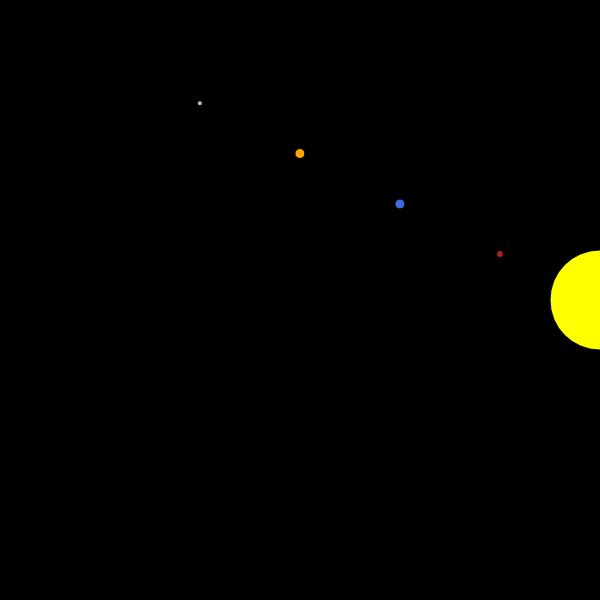
Frame 1 (no input)
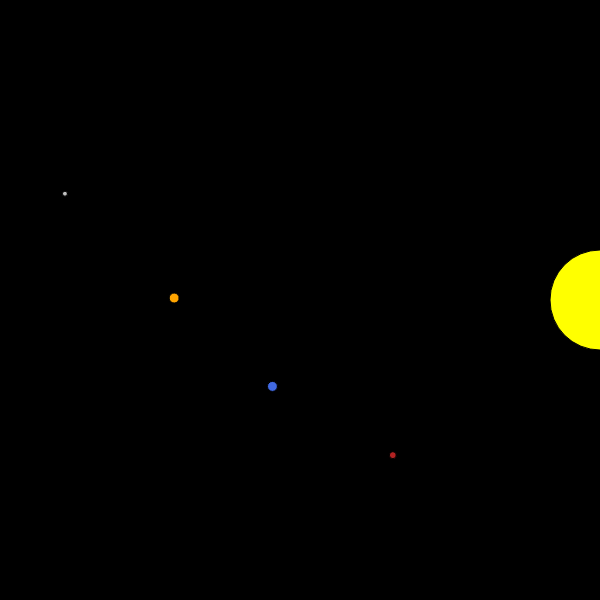
Frame 60 (no input)
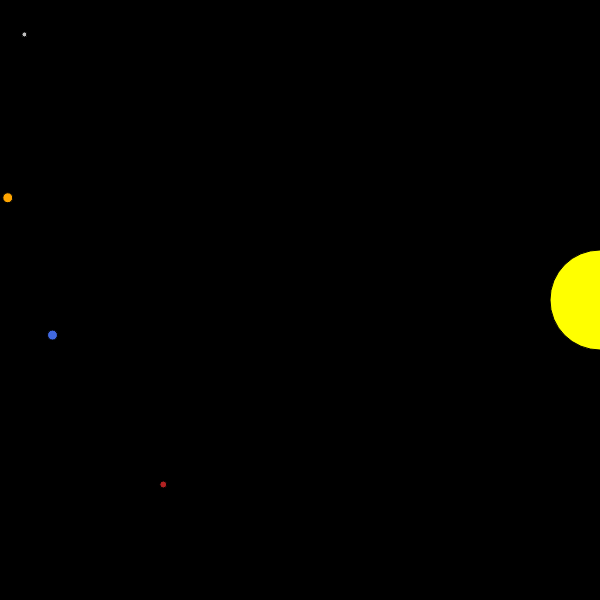
Frame 120 (the mouse pressed at the canvas centre since frame 60)

The p5.js sketch that drew these frames (run headless with seeded random() and noise() and a simulated clock; from frame 60 on, the mouse is pressed at the canvas centre):

// p5.js sketch
// ── sketch.js
let planets = [];

function setup() {
  createCanvas(600, 600);
  let sun = new Planet(100, 0, createVector(300, 300), color(255, 255, 0));
  let mercury = new Planet(5, 1.607, createVector(100, 100), color(192, 192, 192));
  let venus = new Planet(10, 1.174, createVector(150, 150), color(255, 165, 0));
  let earth = new Planet(10, 1, createVector(200, 200), color(65, 105, 225));
  let mars = new Planet(7, 0.802, createVector(250, 250), color(178, 34, 34));
  
  planets.push(sun, mercury, venus, earth, mars);
}

function draw() {
  background(0);
  
  for (let i = 0; i < planets.length; i++) {
    let planet = planets[i];
    planet.orbit();
    planet.show();
  }
}








// ── planet.js
class Planet {
    constructor(radius, speed, distance, col) {
      this.radius = radius;
      this.angle = 0;
      this.speed = speed;
      this.distance = distance;
      this.col = col;
    }
  
    orbit() {
      this.angle += this.speed * 0.02; // 속도에 따른 각도 변화
    }
  
    show() {
      let x = this.distance.x + cos(this.angle) * this.distance.y; 
      let y = this.distance.y + sin(this.angle) * this.distance.y; 
  
      fill(this.col);
      ellipse(x, y, this.radius, this.radius);
    }
  }
